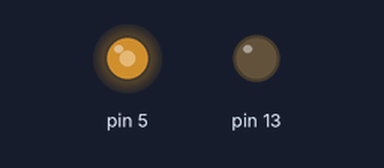
The sketch below on a simulated Arduino Uno, built with avr-gcc and run on an emulated ATmega328P. Parts: output pins drawn as LEDs (lit = HIGH).

Above: at 0.1 s.
Timing chart, 0 to 1.6 s (numbered marks = the images above):
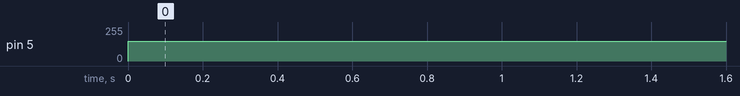

The sketch:

analogWrite.ino
```cpp
void setup() {
  // put your setup code here, to run once:
  pinMode(5, OUTPUT);
  pinMode(13, OUTPUT);
}

void loop() {
  // put your main code here, to run repeatedly:
  analogWrite(5, 150);
  digitalWrite(13, LOW);
}
```

Measured:
- by itself, pin 5: 0/255 → 150/255 at 0.00 s
